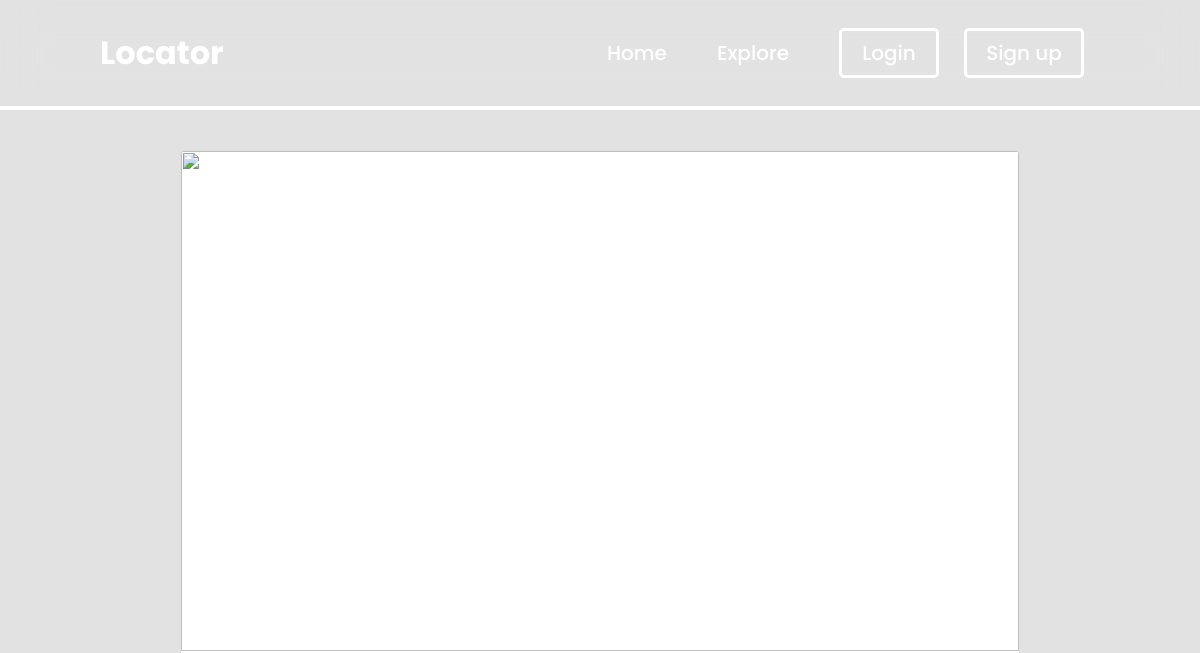
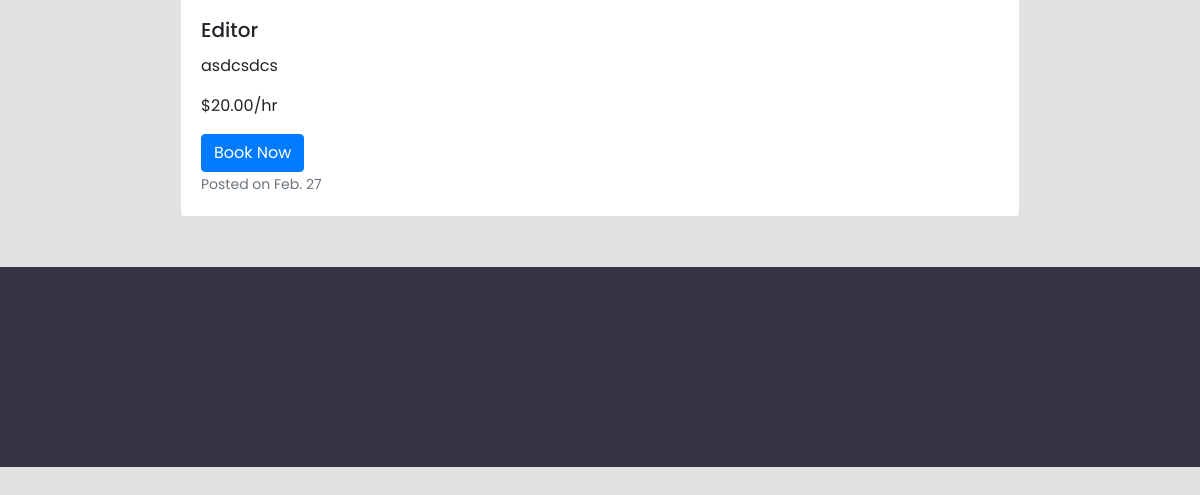
Before: /serviceview/WSYXAT/ with the older database file (2 pictures, top to bottom).
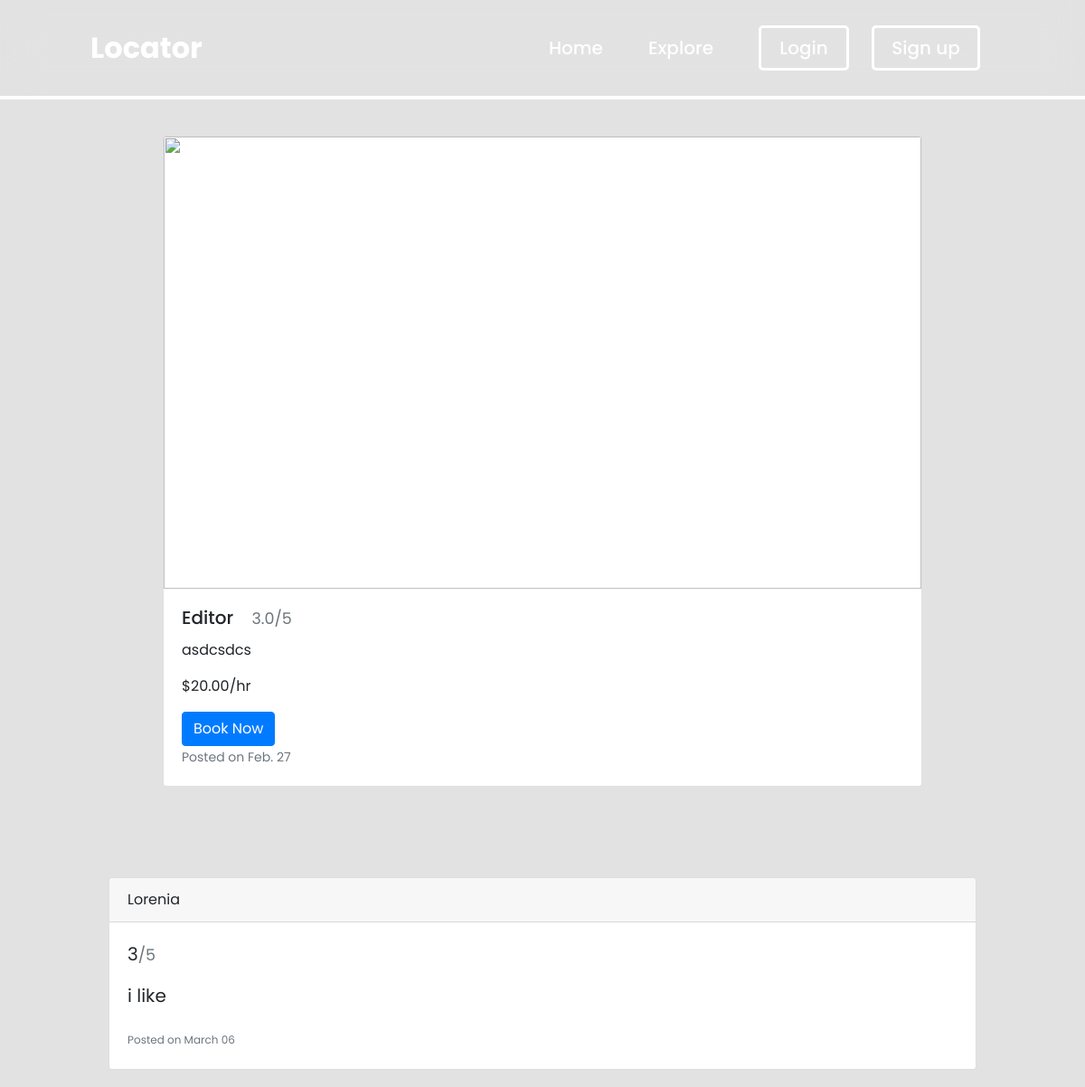
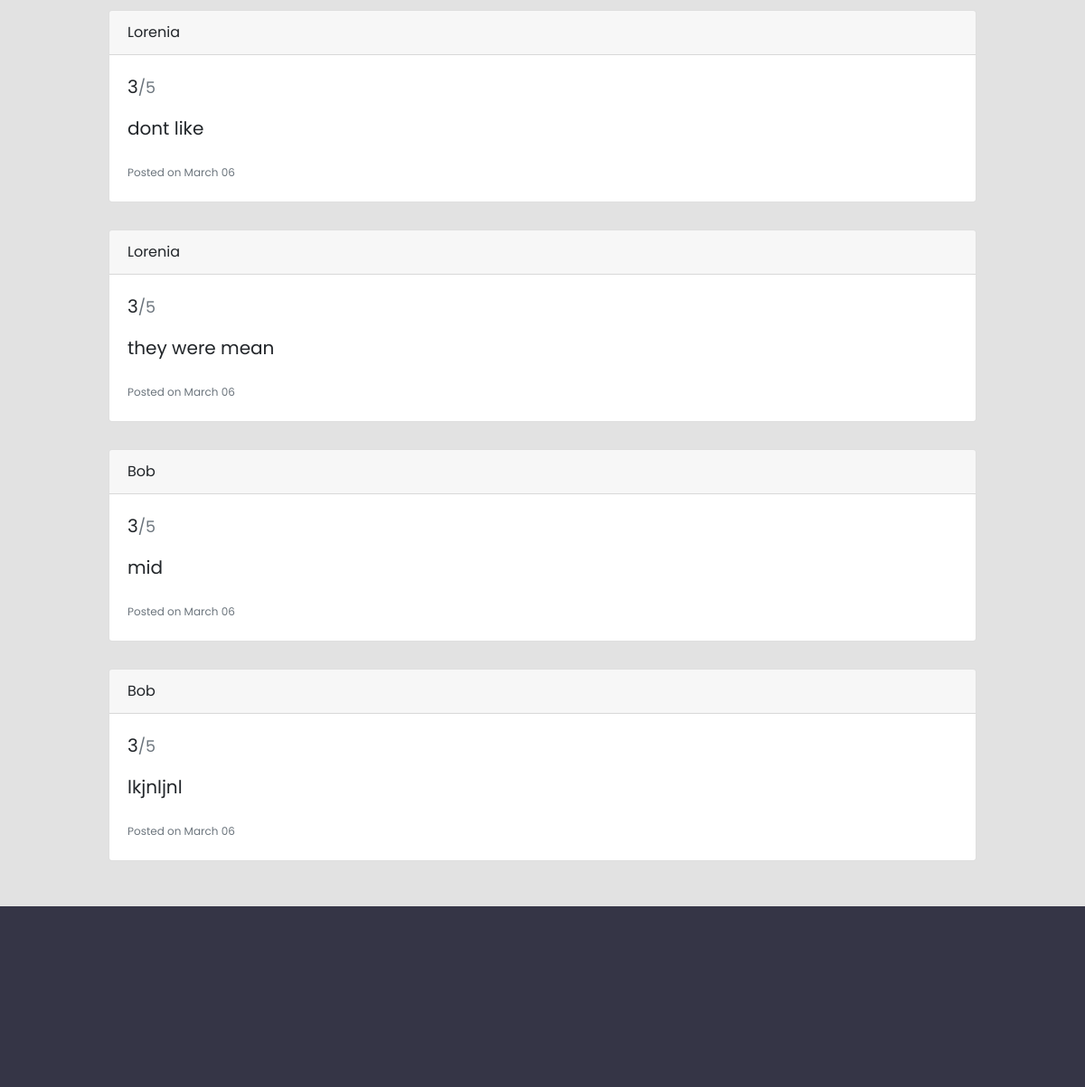
After: the same page with the newer database file (2 pictures, top to bottom).
### reviews/models.py (models this page shows)
class Review(models.Model):
  ReviewID = models.CharField(max_length=8, default=generate_unique_code, unique=True)
  service = models.ForeignKey(Service, on_delete=models.CASCADE)
  client = models.ForeignKey(User, on_delete=models.CASCADE)
  rating = models.PositiveIntegerField()
  comment = models.TextField()
  created_at = models.DateTimeField(auto_now_add=True)

### posting_service/views.py (the view)
# urls.py: path('serviceview/<str:service_id>/', ServicePageView, name="service_page"),
def ServicePageView(request, service_id):
  service = Service.objects.get(ServiceID=service_id)
  reviews = Review.objects.filter(service=service)
  photos = Photo.objects.filter(service=service)
  average_rating = reviews.aggregate(Avg('rating'))['rating__avg'] or 0
  average_rating_rounded = round(average_rating, 2)
  if request.method == "POST":
    form = ReviewForm(request.POST)
    if form.is_valid():
      review = form.save(commit=False)
      review.client = request.user
      review.service = service
      review.rating = form.cleaned_data['rating']
      review.comment = form.cleaned_data['comment']
      review.save()
      return redirect('/serviceview/' + service_id)
  else:
    form = ReviewForm()
  return render(request, 'service_page.html', {'form' : form, 'service' : service, 'reviews' : reviews, 'photos':photos,'average_rating': average_rating_rounded})

### reviews/models.py (called while the page is built)
def generate_unique_code():
    length = 6
    while True:
        ReviewID = ''.join(random.choices(string.ascii_uppercase, k=length))
        if Review.objects.filter(ReviewID=ReviewID).count() == 0:
            break
    return ReviewID

### posting_service/templates/service_page.html (shortened to what this page needs)
{% extends "base.html" %}
{% load static %}
{% block content %}
  <div class="card" style="width: 70%; margin-left: 50%; transform: translate(-50%);">
    {% if photos %}
      <div id="carouselExampleControls" class="carousel slide" data-ride="carousel">
        <div class="carousel-inner">
          {% for photo in photos %}
            <div class="carousel-item {% if forloop.first %}active{% endif %}">
              <img src="{{ photo.service_img.url }}" class="d-block w-100" style="height:500px; object-fit: cover;">
            </div>
          {% endfor %}
        </div>
        <button class="carousel-control-prev" type="button" data-target="#carouselExampleControls" data-slide="prev">
          <span class="carousel-control-prev-icon" aria-hidden="true"></span>
          <span class="sr-only">Previous</span>
        </button>
        <button class="carousel-control-next" type="button" data-target="#carouselExampleControls" data-slide="next">
          <span class="carousel-control-next-icon" aria-hidden="true"></span>
          <span class="sr-only">Next</span>
        </button>
      </div>
    {% else %}
      <img src="{% static "img/IMG2.jpg" %}" class="card-img-top" style="height:500px; object-fit: cover;">
    {% endif %}
    <div class="card-body">
      <h5 class="card-title"> {{ service.serviceName }}
        {% if average_rating != 0 %}
          <small class="text-muted" style="margin-left:15px;">{{ average_rating }}/5</small>
        {% endif %}</h5>
      <p class="card-text">{{ service.description }}</p>
      <p class="card-text">${{ service.price }}/hr</p>
      <a href="{% url 'appointments:book' service.ServiceID %}" class="btn btn-primary">Book Now</a>
      <p class="card-text"><small class="text-muted">Posted on {{service.created_at|date:"N d"}}</small></p>
    </div>
  </div>
  {% for review in reviews %}
    <div class="card" style="width: 80%; margin-left: 50%; transform: translate(-50%);">
      <div class="card-header">
        {{ review.client.first_name }}
      </div>
      <div class="card-body">
        <blockquote class="blockquote mb-0">
          <p> {{ review.rating }}<small class="text-muted">/5</small></p>
          <p> {{ review.comment }}</p>
          <small class="text-muted" style="font-size: 12px;">Posted on {{review.created_at|date:"N d"}}</small>
        </blockquote>
      </div>
    </div>
  {% endfor %}
{% endblock content %}

Changed rows visible on the page:
added Review: client.first_name "Lorenia", rating "3", comment "i like", created_at "March 06"
added Review: client.first_name "Lorenia", rating "3", comment "dont like", created_at "March 06"
added Review: client.first_name "Lorenia", rating "3", comment "they were mean", created_at "March 06"
added Review: client.first_name "Bob", rating "3", comment "mid", created_at "March 06"
added Review: client.first_name "Bob", rating "3", comment "lkjnljnl", created_at "March 06"
Other visible differences:
{{ average_rating }}: (not shown) → "3.0"
text now shown: "/5"
